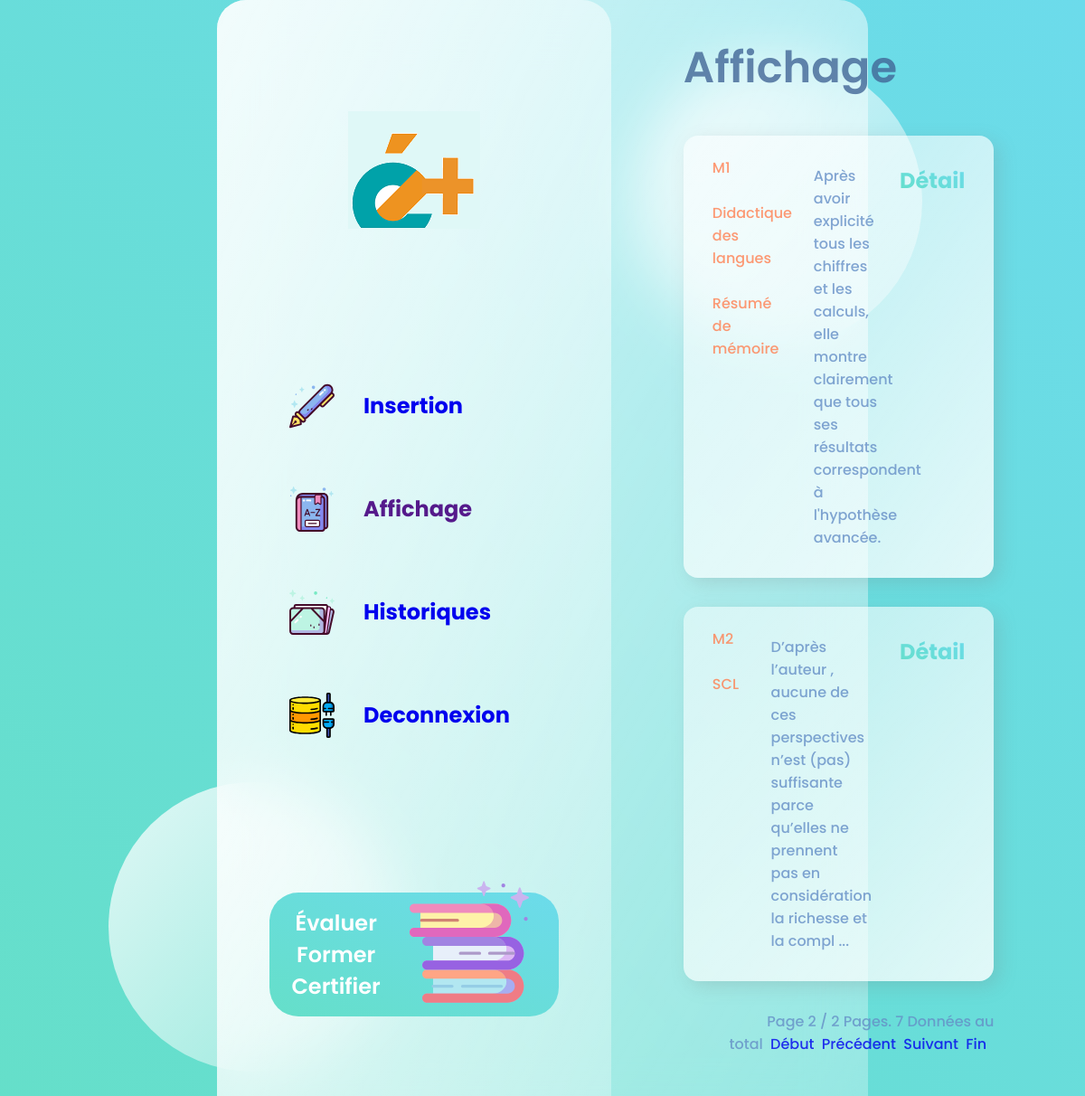
Screenshot of /login/affichage/affichage1.php?page=2 with the database file from the repository.
### tables this page shows
CREATE TABLE `EXTRAIT` (
  `idExtrait` int(11) NOT NULL,
  `contenu` text,
  `niveau` varchar(10) NOT NULL,
  `filiere` varchar(35) NOT NULL,
  `genre` varchar(35) NOT NULL,
  `langueMat` varchar(20) NOT NULL,
  `complement` text NOT NULL,
  `dateDepot` date NOT NULL,
  `anneeCreation` varchar(4) NOT NULL,
  `depositaire` int(11) NOT NULL
);

### login/DBPDO.class.php (called while the page is built, shortened)
<?php
class DBPDO {
    public $dbh;
    public $dsn;
    function __construct() {
		$this->dsn = 'mysql:host='.DB_HOST.';dbname='.DB_NAME.';charset=utf8';
    }
	public function connect() {
		try {
			$this->dbh = new PDO($this->dsn, DB_USER, DB_PWD);
		} catch (PDOException $e) {
			die('Erreur :'.$e->getMessage());
			echo "Accès impossible à la base ! <br/>\n";
		}
	}
	public function selectAll1($sql)
	{
		try {
			$stmt = $this->dbh->prepare($sql);
			$stmt->execute();
			return $stmt->fetchAll(PDO::FETCH_ASSOC);
		} catch (PDOException $e) {
			printf("Erreur d'affichage: %s\n", $e->getMessage());
		}
	}
	public function total($table){
		$sql = "SELECT count(*) from `$table`";
		try {
			$stmt = $this->dbh->prepare($sql);
			$stmt->execute();
			$rows = $stmt->fetch();
			return $rowCount = $rows[0];
		} catch (PDOException $e) {
			printf("Erreur d'affichage: %s\n", $e->getMessage());
		}
	}
}
$pdo = new DBPDO;
?>

### login/affichage/affichage1.php (the view, shortened to what this page needs)
<html>
  <head>
    <link rel="stylesheet" href="../user/style.css" />
  </head>
  <body>
    <main>
      <section class="glass">
        <div class="dashboard">
          <div class="user">
            <img src="../user/images/avatar.png" alt="" />
          </div>
          <div class="links">
            <div class="link">
				<img src="../user/images/insertion.svg" width="50px" height="50px" alt="">
              <a href="../soumettre/insertionExtrait.php"><h2>Insertion</h2></a>
            </div>
            <div class="link">
			  <img src="../user/images/affichage.svg" width="50px" height="50px" alt="">
              <a href=""><h2>Affichage</h2></a>
            </div>
            <div class="link">
			  <img src="../user/images/historique.svg" width="50px" height="50px" alt="">
              <a href="../user/index.php"><h2>Historiques</h2></a>
            </div>
            <div class="link">
			  <img src="../user/images/deconnexion.svg" width="50px" height="50px" alt="">
              <a href="../deconnexion.php"><h2>Deconnexion</h2></a>
            </div>
          </div>
          <div class="pro">
            <h2>Évaluer Former Certifier</h2>
            <img src="../user/images/book.svg" width="42%" height="110%" alt="" />
          </div>
        </div>
        <div class="games">
          <div class="status">
            <h1>Affichage</h1>
          </div>
         <?php
         include "./Page.class.php";
         include "../DBPDO.class.php";
         $page = new Page($pdo->total('EXTRAIT'));
         ?>
		  <div class="cards">
			<?php
				$res=$pdo-> selectAll1("SELECT * FROM EXTRAIT ORDER BY idExtrait ASC LIMIT {$page->limit()};");
				foreach($res as $row){
			?>
			<div class="card">
              <p class="infoautre">
				<?php
				  echo $row['niveau']."</br></br>";
				  echo $row['filiere']."</br></br>";
				  echo $row['genre']."</br></br>";
				?>
			  </p>
              <div class="card-info">
                <p class="info">
					<?php
						$out = strlen($row['contenu']) > 150 ? substr($row['contenu'],0,150)." ..." : $row['contenu'];
						echo $out;
					?>
				</p>
              </div>
			  <a href="./commenter/commenter.php?idExtrait=<?php echo $row['idExtrait']; ?>"><h2 class="percentage">Détail</h2></a>
            </div>
				<?php } ?>
          </div>
		  <p class="page"><?php echo $page->showPage(); ?></p>
        </div>
      </section>
    </main>
    <div class="circle1"></div>
    <div class="circle2"></div>
  </body>
</html>

### login/user/style.css (style rules this page uses)
* { margin: 0; padding: 0; box-sizing: border-box; TEXT-DECORATION:none }
h1 { color: #426696; font-weight: 600; font-size: 3rem; opacity: 0.8; }
p { color: #658ec6; font-weight: 500; opacity: 0.8; }
main { font-family: "Poppins", sans-serif; min-height: 100vh; background: linear-gradient(to right top, #65dfc9, #6cdbeb); display: flex; align-items: center; justify-content: center; }
.glass { background: white; min-height: 80vh; width: 60%; background: linear-gradient( to right bottom, rgba(255, 255, 255, 0.7), rgba(255, 255, 255, 0.3) ); border-radius: 2rem; z-index: 2; backdrop-filter: blur(2rem); display: flex; }
.circle1, .circle2 { background: white; background: linear-gradient( to right bottom, rgba(255, 255, 255, 0.8), rgba(255, 255, 255, 0.3) ); height: 20rem; width: 20rem; position: absolute; border-radius: 50%; }
.circle1 { top: 5%; right: 15%; }
.circle2 { bottom: 5%; left: 10%; }
.dashboard { flex: 1; display: flex; flex-direction: column; align-items: center; justify-content: space-evenly; text-align: center; background: linear-gradient( to right bottom, rgba(255, 255, 255, 0.7), rgba(255, 255, 255, 0.3) ); border-radius: 2rem; }
.link { display: flex; margin: 2rem 0rem; padding: 1rem 5rem; align-items: center; }
.link h2 { padding: 0rem 2rem; }
.games { flex: 2; }
.pro { background: linear-gradient(to right top, #65dfc9, #6cdbeb); border-radius: 2rem; color: white; padding: 1rem; position: relative; }
.pro img { position: absolute; top: -15%; right: 10%; }
.pro h2 { width: 40%; color: white; font-weight: 600; }
.status { margin-bottom: 3rem; }
.games { margin: 5rem; display: flex; flex-direction: column; justify-content: space-evenly; }
.card { display: flex; background: linear-gradient( to left top, rgba(255, 255, 255, 0.8), rgba(255, 255, 255, 0.5) ); border-radius: 1rem; margin: 2rem 0rem; padding: 2rem; box-shadow: 6px 6px 20px rgba(122, 122, 122, 0.212); justify-content: space-between; }
.card-info { display: flex; flex-direction: column; justify-content: space-between; }
.percentage { font-weight: bold; background: linear-gradient(to right top, #65dfc9, #6cdbeb); -webkit-background-clip: text; -webkit-text-fill-color: transparent; }
p { font-size : 1,2em ; }
section { display : flex; }

### login/affichage/affichage1.php (style rules this page uses)
a { TEXT-DECORATION:none }
.page { text-align: right }
.cards,.status { margin-top: -12%; }
.info { margin-inline: 20%; }
.infoautre { color: coral;margin-top: -3%;margin-bottom: -4%; }

### rows the page displays
extrait: niveau "M1", filiere "Didactique des langues", genre "Résumé de mémoire", contenu "Après avoir explicité tous les chiffres et les calculs, elle montre clairement que tous ses résultats correspondent à l'hypothèse avancée."
extrait: niveau "M2", filiere "SCL", contenu "D’après l’auteur , aucune de ces perspectives n’est (pas) suffisante parce qu’elles ne prennent pas en considération la richesse et la compl ..."

### other values shown
$page->showPage() "Page 2 / 2 Pages. 7 Données au total"
